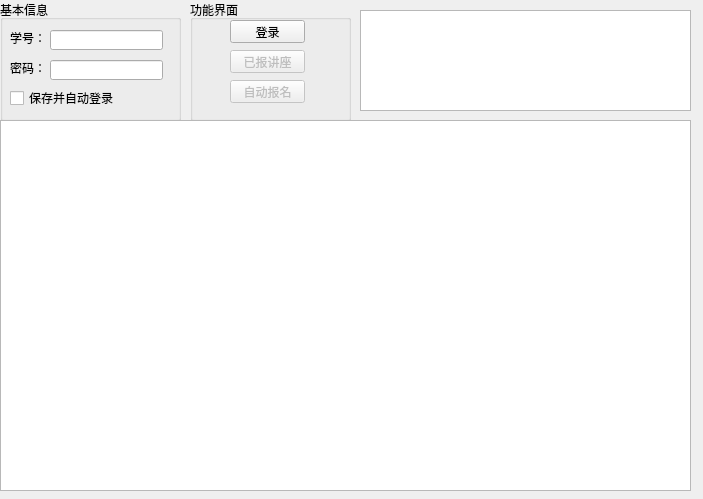
<?xml version="1.0" encoding="UTF-8"?>
<ui version="4.0">
    <class>window_main</class>
    <widget class="QWidget" name="window_main">
        <property name="enabled">
            <bool>true</bool>
        </property>
        <property name="geometry">
            <rect>
                <x>0</x>
                <y>0</y>
                <width>703</width>
                <height>499</height>
            </rect>
        </property>
        <property name="windowTitle">
            <string>Snatch Lecture</string>
        </property>
        <property name="windowIcon">
            <iconset resource="resource/icon.qrc">
                <normaloff>:/ico/icon.ico</normaloff>:/ico/icon.ico
            </iconset>
        </property>
        <property name="layoutDirection">
            <enum>Qt::LeftToRight</enum>
        </property>
        <widget class="QGroupBox" name="groupBox_info">
            <property name="geometry">
                <rect>
                    <x>0</x>
                    <y>0</y>
                    <width>181</width>
                    <height>121</height>
                </rect>
            </property>
            <property name="title">
                <string>基本信息</string>
            </property>
            <widget class="QLabel" name="label_stuid">
                <property name="geometry">
                    <rect>
                        <x>10</x>
                        <y>30</y>
                        <width>31</width>
                        <height>16</height>
                    </rect>
                </property>
                <property name="text">
                    <string>学号：</string>
                </property>
            </widget>
            <widget class="QLabel" name="label_pwd">
                <property name="geometry">
                    <rect>
                        <x>10</x>
                        <y>60</y>
                        <width>31</width>
                        <height>16</height>
                    </rect>
                </property>
                <property name="text">
                    <string>密码：</string>
                </property>
            </widget>
            <widget class="QLineEdit" name="lineEdit_stuid">
                <property name="geometry">
                    <rect>
                        <x>50</x>
                        <y>30</y>
                        <width>113</width>
                        <height>20</height>
                    </rect>
                </property>
            </widget>
            <widget class="QLineEdit" name="lineEdit_pwd">
                <property name="geometry">
                    <rect>
                        <x>50</x>
                        <y>60</y>
                        <width>113</width>
                        <height>20</height>
                    </rect>
                </property>
                <property name="echoMode">
                    <enum>QLineEdit::Password</enum>
                </property>
            </widget>
            <widget class="QCheckBox" name="checkBox_save">
                <property name="geometry">
                    <rect>
                        <x>10</x>
                        <y>90</y>
                        <width>111</width>
                        <height>16</height>
                    </rect>
                </property>
                <property name="text">
                    <string>保存并自动登录</string>
                </property>
            </widget>
        </widget>
        <widget class="QGroupBox" name="groupBox_fun">
            <property name="geometry">
                <rect>
                    <x>190</x>
                    <y>0</y>
                    <width>161</width>
                    <height>121</height>
                </rect>
            </property>
            <property name="title">
                <string>功能界面</string>
            </property>
            <widget class="QPushButton" name="pushButton_getMsg">
                <property name="enabled">
                    <bool>false</bool>
                </property>
                <property name="geometry">
                    <rect>
                        <x>40</x>
                        <y>50</y>
                        <width>75</width>
                        <height>23</height>
                    </rect>
                </property>
                <property name="text">
                    <string>已报讲座</string>
                </property>
            </widget>
            <widget class="QPushButton" name="pushButton_autoEnroll">
                <property name="enabled">
                    <bool>false</bool>
                </property>
                <property name="geometry">
                    <rect>
                        <x>40</x>
                        <y>80</y>
                        <width>75</width>
                        <height>23</height>
                    </rect>
                </property>
                <property name="text">
                    <string>自动报名</string>
                </property>
            </widget>
            <widget class="QPushButton" name="pushButton_login">
                <property name="enabled">
                    <bool>true</bool>
                </property>
                <property name="geometry">
                    <rect>
                        <x>40</x>
                        <y>20</y>
                        <width>75</width>
                        <height>23</height>
                    </rect>
                </property>
                <property name="text">
                    <string>登录</string>
                </property>
            </widget>
        </widget>
        <widget class="QTextBrowser" name="textBrowser_log">
            <property name="enabled">
                <bool>true</bool>
            </property>
            <property name="geometry">
                <rect>
                    <x>360</x>
                    <y>10</y>
                    <width>331</width>
                    <height>101</height>
                </rect>
            </property>
        </widget>
        <widget class="QListWidget" name="listWidget">
            <property name="geometry">
                <rect>
                    <x>0</x>
                    <y>120</y>
                    <width>691</width>
                    <height>371</height>
                </rect>
            </property>
        </widget>
    </widget>
    <resources>
        <include location="resource/icon.qrc"/>
    </resources>
    <connections/>
    <slots>
        <slot>saveInfo()</slot>
    </slots>
</ui>
